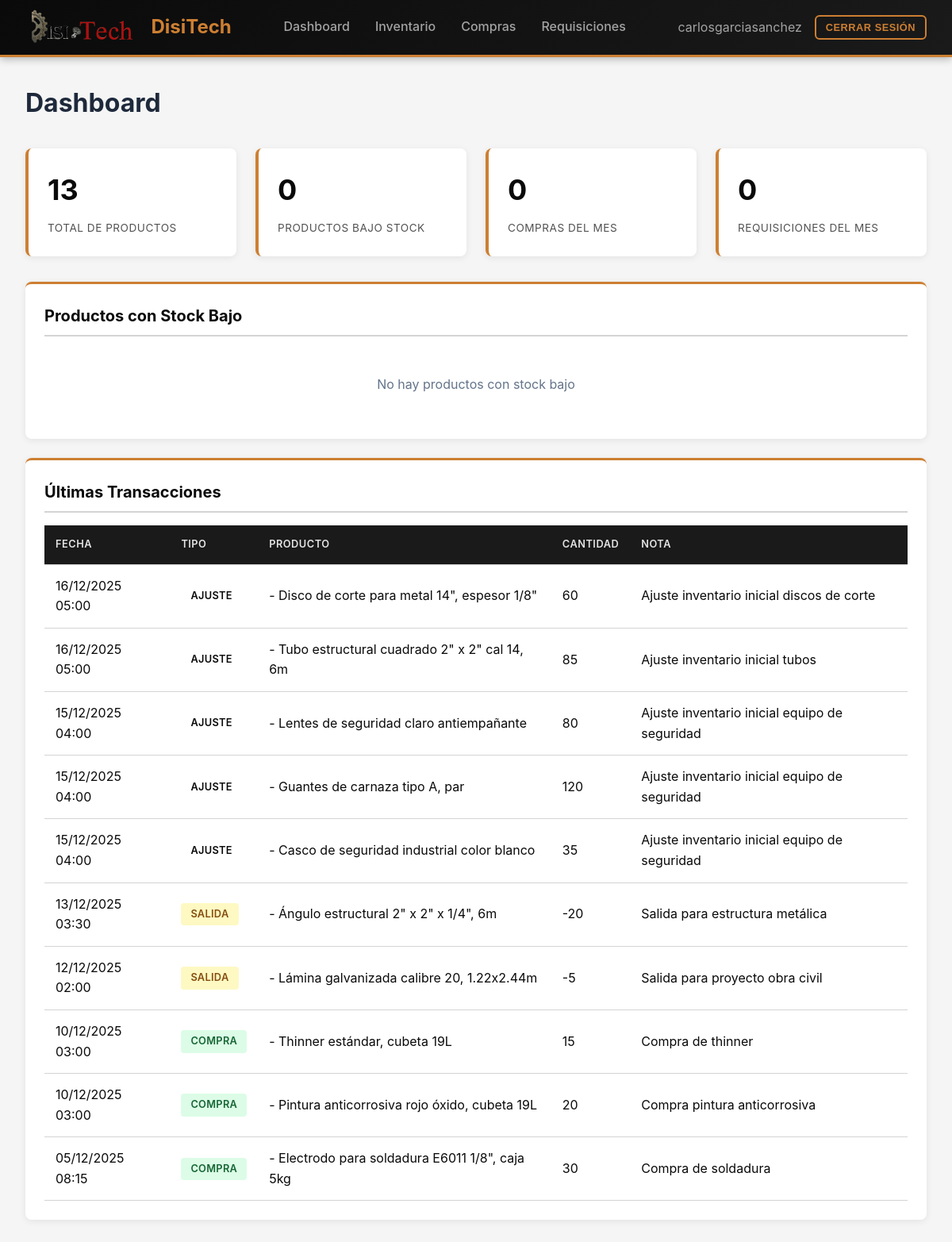
Page / (signed in) on the earlier database version.
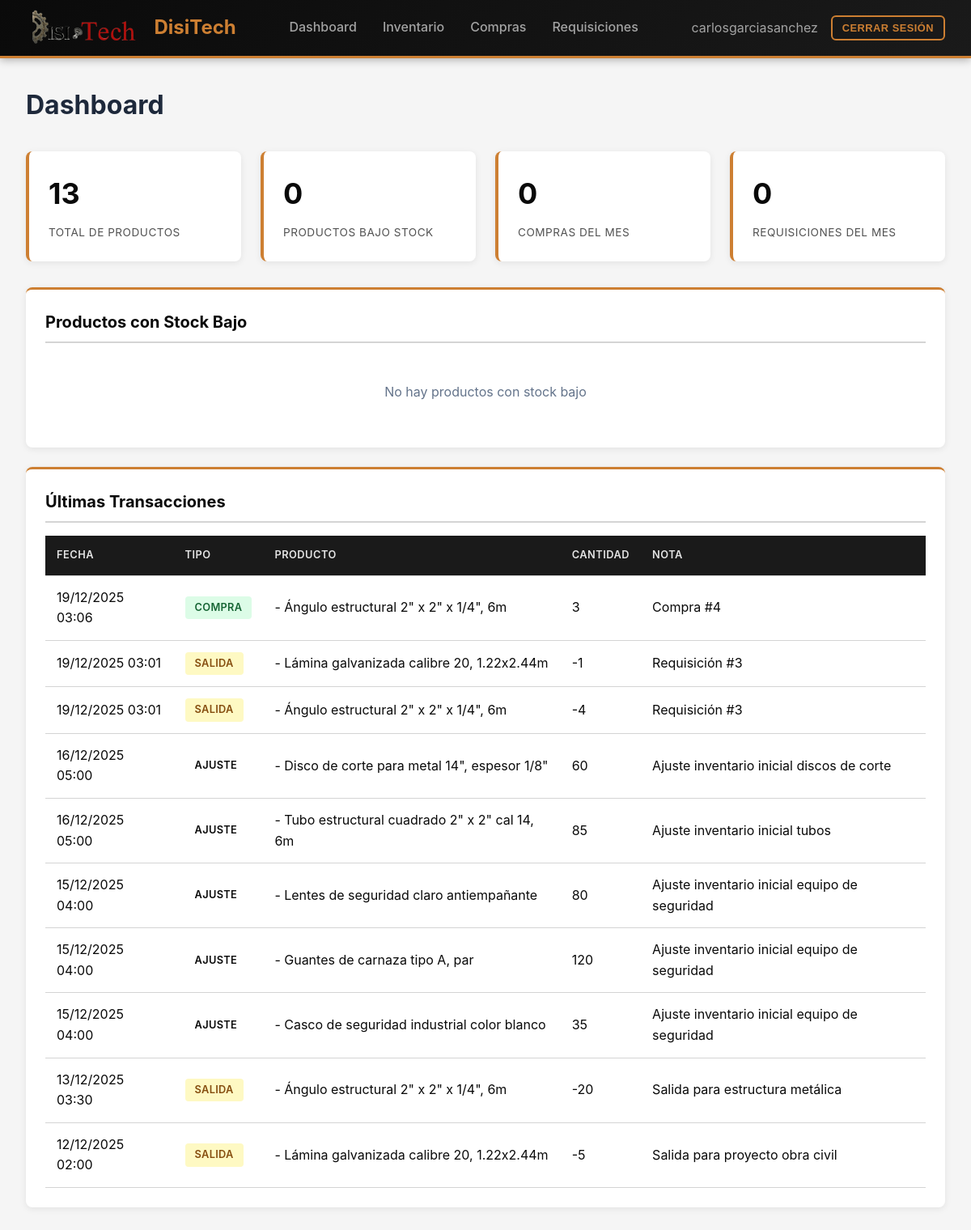
Same page on the later database version.
### inventory/models/transactions.py (models this page shows)
class InventoryTxn(models.Model):
    TXN_PURCHASE = "PURCHASE"
    TXN_ISSUE = "ISSUE"
    TXN_ADJUST = "ADJUST"
    item = models.ForeignKey(InventoryItem, on_delete=models.PROTECT, related_name="txns")
    txn_type = models.CharField(max_length=20, choices=[
        (TXN_PURCHASE, "Purchase"),
        (TXN_ISSUE, "Issue"),
        (TXN_ADJUST, "Adjust"),
    ])
    qty = models.IntegerField()  # + entra, - sale
    unit_price = models.DecimalField(max_digits=14, decimal_places=4, null=True, blank=True)  # si aplica
    supplier = models.ForeignKey(Supplier, null=True, blank=True, on_delete=models.PROTECT)
    purchase = models.ForeignKey(Purchase, null=True, blank=True, on_delete=models.CASCADE)
    requisition = models.ForeignKey(Requisition, null=True, blank=True, on_delete=models.CASCADE)
    happened_at = models.DateTimeField()
    note = models.CharField(max_length=300, null=True, blank=True)
    created_at = models.DateTimeField(auto_now_add=True)
    class Meta:
        indexes = [
            models.Index(fields=["happened_at"]),
            models.Index(fields=["item", "happened_at"]),
        ]

### inventory/models/inventory.py (models this page shows, shortened)
class InventoryItem(models.Model):
    sku = models.CharField(max_length=60, unique=True)
    slug = models.SlugField(max_length=80, unique=True)
    category = models.ForeignKey(Category, on_delete=models.PROTECT, related_name="items")
    description = models.CharField(max_length=250)
    stock = models.PositiveIntegerField()
    min_stock = models.PositiveIntegerField()
    max_stock = models.PositiveIntegerField()
    active = models.BooleanField(default=True)
    class Meta:
        indexes = [
            models.Index(fields=["category", "active"]),
            models.Index(fields=["slug"]),
        ]

### inventory/views.py (the view, shortened to what this page needs)
# urls.py: path("", views.dashboard, name="dashboard"),
@login_required
def dashboard(request):
    now = timezone.now()
    first_day_month = now.replace(day=1, hour=0, minute=0, second=0, microsecond=0)
    if request.user.is_staff:
        stats = {
            'total_items': InventoryItem.objects.filter(active=True).count(),
            'low_stock_items': InventoryItem.objects.filter(
                active=True,
                stock__lte=F('min_stock')
            ).count(),
            'total_purchases': Purchase.objects.filter(created_at__gte=first_day_month).count(),
            'total_requisitions': Requisition.objects.filter(created_at__gte=first_day_month).count(),
        }
        low_stock_items = InventoryItem.objects.filter(
            active=True,
            stock__lte=F('min_stock')
        ).select_related('category').order_by('stock')[:10]
        recent_transactions = InventoryTxn.objects.select_related(
            'item', 'supplier', 'purchase', 'requisition'
        ).order_by('-happened_at')[:10]
    context = {
        'stats': stats,
        'low_stock_items': low_stock_items,
        'recent_transactions': recent_transactions,
    }
    return render(request, 'dashboard.html', context)

### inventory/context_processors.py (called while the page is built)
def logo_context(request):
    logo_path = os.path.join(settings.MEDIA_ROOT, 'logo.png')
    if os.path.exists(logo_path):
        logo_url = settings.MEDIA_URL + 'logo.png'
    else:
        logo_url = None
    return {'logo_url': logo_url}

### templates/dashboard.html (shortened to what this page needs)
{% extends 'base.html' %}
{% block content %}
<h1 style="margin-bottom: 2rem; color: #1e293b;">Dashboard</h1>
<div class="stats-grid">
    {% if perms.inventory.view_inventoryitem %}
    <div class="stat-card">
        <div class="stat-value">{{ stats.total_items }}</div>
        <div class="stat-label">Total de Productos</div>
    </div>
    <div class="stat-card">
        <div class="stat-value">{{ stats.low_stock_items }}</div>
        <div class="stat-label">Productos Bajo Stock</div>
    </div>
    {% endif %}
    {% if perms.inventory.view_purchase %}
    <div class="stat-card">
        <div class="stat-value">{{ stats.total_purchases }}</div>
        <div class="stat-label">Compras del Mes</div>
    </div>
    {% endif %}
    {% if perms.inventory.view_requisition %}
    <div class="stat-card">
        <div class="stat-value">{{ stats.total_requisitions }}</div>
        <div class="stat-label">Requisiciones del Mes</div>
    </div>
    {% endif %}
</div>
{% if perms.inventory.view_inventoryitem %}
<div class="card">
    <div class="card-header">Productos con Stock Bajo</div>
    {% if low_stock_items %}
    <table>
        <thead>
            <tr>
                <th>SKU</th>
                <th>Descripción</th>
                <th>Categoría</th>
                <th>Stock Actual</th>
                <th>Stock Mínimo</th>
                <th>Estado</th>
            </tr>
        </thead>
        <tbody>
            {% for item in low_stock_items %}
            <tr>
                <td><strong>{{ item.sku }}</strong></td>
                <td>{{ item.description }}</td>
                <td>{{ item.category.name }}</td>
                <td>{{ item.stock }}</td>
                <td>{{ item.min_stock }}</td>
                <td>
                    {% if item.stock == 0 %}
                    <span class="badge badge-danger">Sin Stock</span>
                    {% else %}
                    <span class="badge badge-warning">Stock Bajo</span>
                    {% endif %}
                </td>
            </tr>
            {% endfor %}
        </tbody>
    </table>
    {% else %}
    <p style="color: #64748b; text-align: center; padding: 2rem;">No hay productos con stock bajo</p>
    {% endif %}
</div>
{% endif %}
<div class="card">
    <div class="card-header">Últimas Transacciones</div>
    {% if recent_transactions %}
    <table>
        <thead>
            <tr>
                <th>Fecha</th>
                <th>Tipo</th>
                <th>Producto</th>
                <th>Cantidad</th>
                <th>Nota</th>
            </tr>
        </thead>
        <tbody>
            {% for txn in recent_transactions %}
            <tr>
                <td>{{ txn.happened_at|date:"d/m/Y H:i" }}</td>
                <td>
                    {% if txn.txn_type == "PURCHASE" %}
                    <span class="badge badge-success">Compra</span>
                    {% elif txn.txn_type == "ISSUE" %}
                    <span class="badge badge-warning">Salida</span>
                    {% else %}
                    <span class="badge">Ajuste</span>
                    {% endif %}
                </td>
                <td>{{ item.sku }} - {{ txn.item.description }}</td>
                <td>{{ txn.qty }}</td>
                <td>{{ txn.note|default:"-" }}</td>
            </tr>
            {% endfor %}
        </tbody>
    </table>
    {% else %}
    <p style="color: #64748b; text-align: center; padding: 2rem;">No hay transacciones recientes</p>
    {% endif %}
</div>
{% endblock %}

Differences in the rows shown:
no longer on this page (row unchanged): InventoryTxn: happened_at "10/12/2025 03:00", txn_type "COMPRA", item.description "Thinner estándar, cubeta 19L", qty "15", note "Compra de thinner"
no longer on this page (row unchanged): InventoryTxn: happened_at "10/12/2025 03:00", txn_type "COMPRA", item.description "Pintura anticorrosiva rojo óxido, cubeta 19L", qty "20", note "Compra pintura anticorrosiva"
no longer on this page (row unchanged): InventoryTxn: happened_at "05/12/2025 08:15", txn_type "COMPRA", item.description "Electrodo para soldadura E6011 1/8\", caja 5kg", qty "30", note "Compra de soldadura"
added InventoryTxn: happened_at "19/12/2025 03:06", txn_type "COMPRA", item.description "Ángulo estructural 2\" x 2\" x 1/4\", 6m", qty "3", note "Compra #4"
added InventoryTxn: happened_at "19/12/2025 03:01", txn_type "SALIDA", item.description "Lámina galvanizada calibre 20, 1.22x2.44m", qty "-1", note "Requisición #3"
added InventoryTxn: happened_at "19/12/2025 03:01", txn_type "SALIDA", item.description "Ángulo estructural 2\" x 2\" x 1/4\", 6m", qty "-4", note "Requisición #3"
